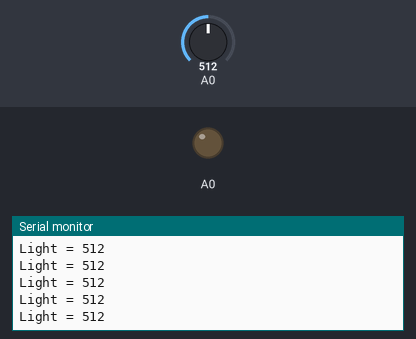
The sketch below on a simulated Arduino Uno, built with avr-gcc and run on an emulated ATmega328P. Parts: output pins drawn as LEDs (lit = HIGH), the last lines printed to the serial monitor. The inputs (shaded band) are chosen by the test bench; at power-on: A0 = 512.

Above: at 1.2 s.
1.3 s: A0 set to 11
At 2.4 s:
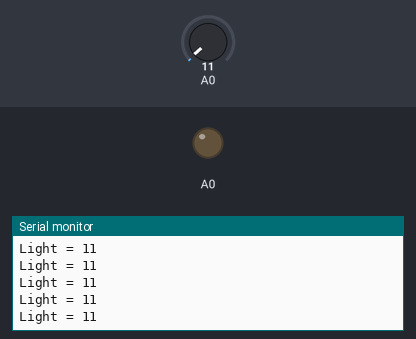
4.3 s: A0 set to 8
At 5.2 s:
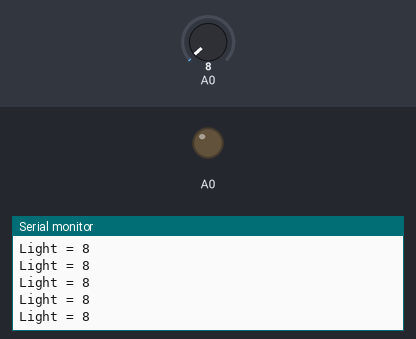
Timing chart, 0 to 7.3 s (numbered marks = the images above; inputs shaded):
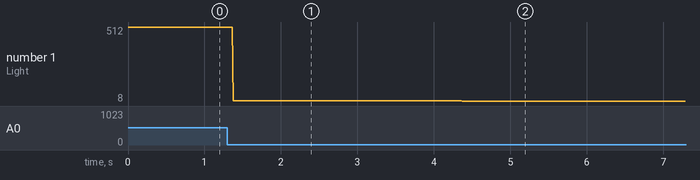

The sketch:

test_luminosite.ino
```cpp
void setup() {
   pinMode(A0, INPUT);
   analogWrite(A0, LOW);

   Serial.begin(9600);
}

void loop() {
   int light = analogRead(A0);
   Serial.print("Light = ");
   Serial.println(light);

}
```

Measured:
- after the input at 1.3 s, the serial monitor: prints a new line after 0.08 s (image 1)
- after the input at 4.3 s, the serial monitor: prints a new line after 0.07 s (image 2)
- plotted number 1: 512 → 11 after the input at 1.3 s, 11 → 8 after the input at 4.3 s
